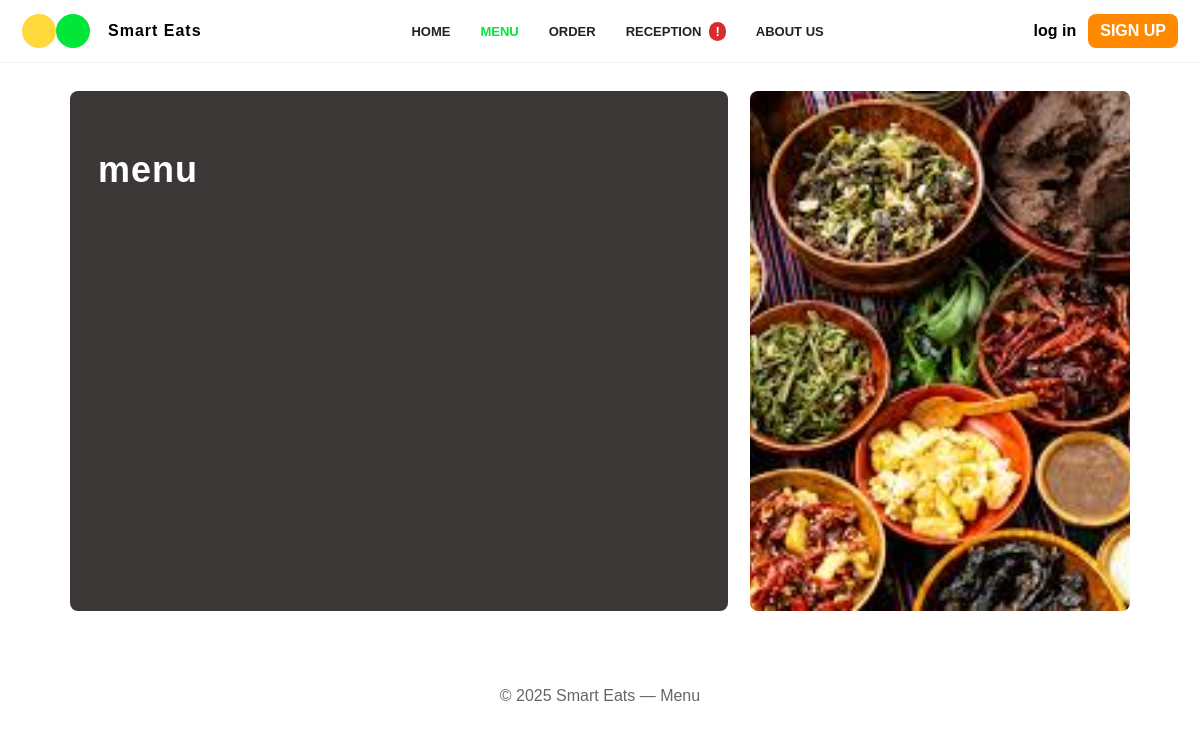
/menu/, run on an earlier commit of the app's database.
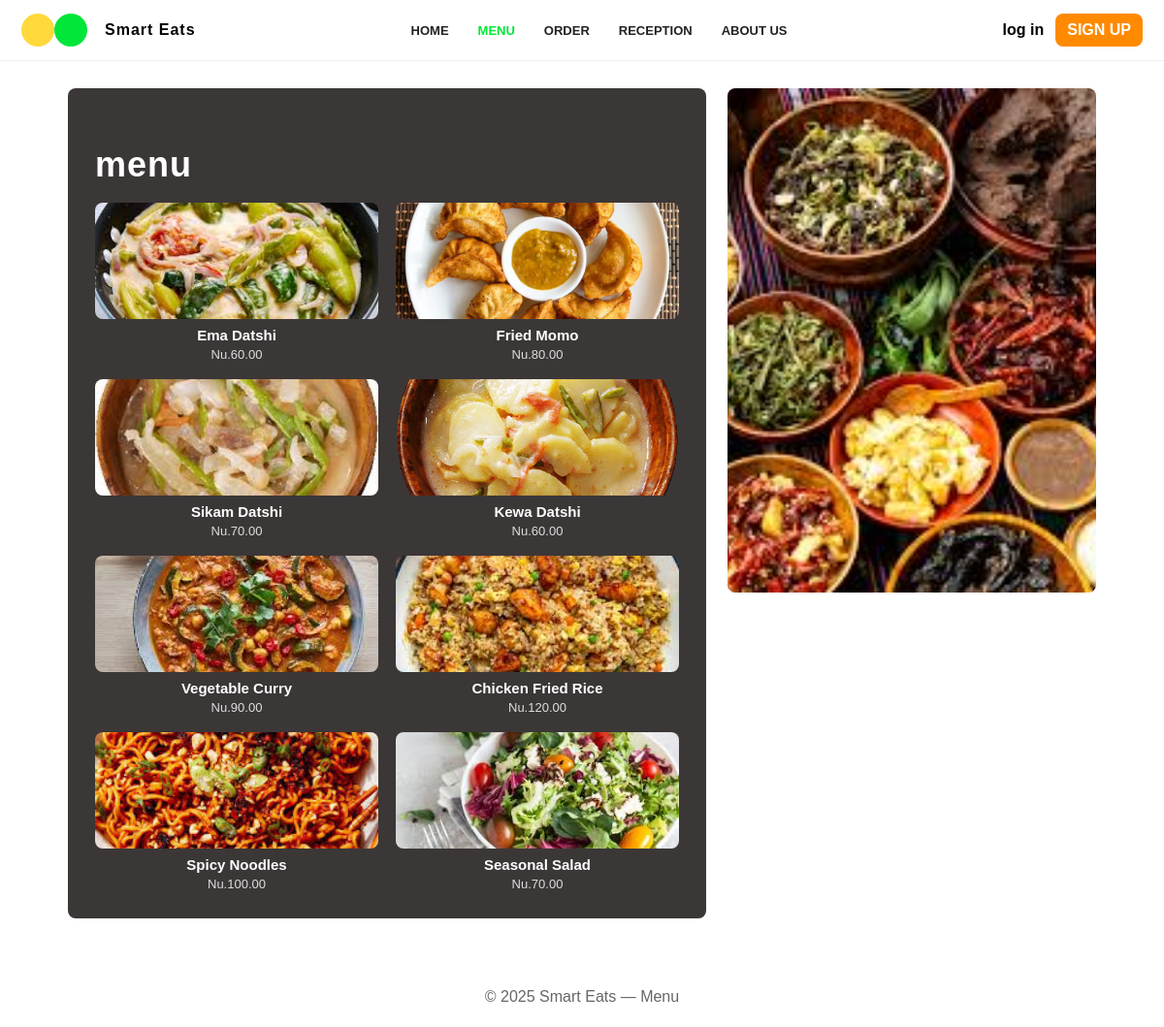
And on a later commit of the database.
### ourproject/models.py (models this page shows, shortened)
class MenuItem(models.Model):
	name = models.CharField(max_length=100)
	description = models.TextField(blank=True)
	price = models.DecimalField(max_digits=6, decimal_places=2)
	image = models.ImageField(upload_to='menu_images/', blank=True, null=True)
	available = models.BooleanField(default=True)

### ourproject/views.py (the view)
# urls.py: path('menu/', views.menu, name='menu'),
def menu(request):
    menu_items = MenuItem.objects.filter(available=True)
    image_map = {
        'Ema Datshi': 'emadatsi.jpg',
        'Fried Momo': 'fried momo.avif',
        'Sikam Datshi': 'sikam datsi.jpg',
        'Kewa Datshi': 'kewa datsi.png',
        'Vegetable Curry': 'vegetablecurry.jpg',
        'Chicken Fried Rice': 'chicken.jpg',
        'Spicy Noodles': 'spicy.jpg',
        'Seasonal Salad': 'salad.jpg',
    }
    for item in menu_items:
        item.image_url = image_map.get(item.name, 'default.jpg')
    return render(request, 'menu.html', {'menu_items': menu_items})

### ourproject/context_processors.py (called while the page is built)
def reception_flag(request):
    try:
        has_received = Order.objects.filter(status='received').exists()
    except Exception:
        has_received = False
    return {'reception_has_received': has_received}

### ourproject/templates/menu.html (shortened to what this page needs)
{% load static %}
<!doctype html>
<html lang="en">
<head>
  <link rel="stylesheet" href="{% static 'styles/styles.css' %}">
</head>
<body>
  <header class="header">
    <div class="logo-wrap">
      <div class="logo-circle yellow"></div>
      <div class="logo-circle green"></div>
      <div class="site-title">Smart Eats</div>
    </div>
    <nav class="nav">
      <a href="/">HOME</a>
      <a href="/menu/" class="active">MENU</a>
      <a href="/order/">ORDER</a>
      <a href="/reception/">RECEPTION{% if reception_has_received %}<span style="color:#fff; background:#d32f2f; padding:2px 6px; border-radius:10px; margin-left:8px">!</span>{% endif %}</a>
      <a href="/aboutus/">ABOUT US</a>
    </nav>
    <div class="auth">
      <a href="/login/">log in</a>
      <a class="btn-sign" href="/accounts/">SIGN UP</a>
    </div>
  </header>
  <div class="container menu-page">
    <div class="menu-grid">
      <div class="menu-left">
        <h2 class="menu-title">menu</h2>
        <div class="menu-items">
          {% for item in menu_items %}
          <div class="menu-card" title="{{ item.name }}">
            <img src="{% static 'images/'|add:item.image_url %}" alt="{{ item.name }}">
            <h4>{{ item.name }}</h4>
            <div class="price">Nu.{{ item.price }}</div>
          </div>
          {% endfor %}
        </div>
      </div>
      <div class="menu-right">
        <img src="{% static 'images/bhutan.jpg' %}" alt="Hero food">
      </div>
    </div>
  </div>
  <footer class="footer">
    © 2025 Smart Eats — Menu
  </footer>
</body>
</html>

### ourproject/static/styles/styles.css (style rules this page uses)
:root { --accent-green: #00e639; --accent-green-dark: #00c42e; --orange: #ff8a00; --dark-panel: #3b3737; --muted: #f7f3f3; --nav-text: #222; --rounded-pill: 28px; --max-width: 1100px; }
* { box-sizing: border-box }
html, body { height: 100%; margin: 0; padding: 0; font-family: "Poppins", Arial, sans-serif; -webkit-font-smoothing: antialiased }
a { color: inherit; text-decoration: none }
.header { display: flex; align-items: center; justify-content: space-between; padding: 14px 22px; border-bottom: 1px solid rgba(0, 0, 0, 0.06); background: #fff; }
.logo-wrap { display: flex; align-items: center; gap: 8px }
.logo-circle { width: 34px; height: 34px; border-radius: 50% }
.logo-circle.yellow { background: #ffd93b }
.logo-circle.green { background: var(--accent-green); margin-left: -8px }
.site-title { font-weight: 800; margin-left: 10px; font-size: 16px; letter-spacing: 1px }
.nav { display: flex; gap: 18px; align-items: center; justify-content: center; flex: 1 }
.nav a { font-weight: 700; font-size: 13px; color: var(--nav-text); padding: 8px 6px; border-radius: 6px }
.nav a.active { color: var(--accent-green) }
.auth { display: flex; gap: 12px; align-items: center }
.auth a { font-weight: 700 }
.btn-sign { background: var(--orange); color: #fff; padding: 8px 12px; border-radius: 8px }
.container { max-width: var(--max-width); margin: 0 auto; padding: 28px 20px }
.menu-page { display: block; }
.menu-grid { display: grid; grid-template-columns: 1fr 380px; gap: 22px; align-items: start }
.menu-left { background: var(--dark-panel); color: #fff; padding: 28px; border-radius: 8px; min-height: 520px }
.menu-title { font-size: 36px; font-weight: 900; margin-bottom: 18px; letter-spacing: 1px }
.menu-items { display: grid; grid-template-columns: 1fr 1fr; gap: 18px }
.menu-card { text-align: center }
.menu-card img { width: 100%; height: 120px; object-fit: cover; border-radius: 8px; display: block; margin-bottom: 8px; transition: transform .25s ease }
.menu-card h4 { margin: 6px 0 4px; font-size: 15px; font-weight: 700 }
.menu-card .price { font-size: 13px; color: #ddd }
.menu-right img { width: 100%; height: 520px; object-fit: cover; border-radius: 8px }
.footer { padding: 22px; text-align: center; color: #666; margin-top: 22px }

What changed in the data, as far as the page shows it:
added MenuItem: shows a picture, name "Ema Datshi", price "60.00"
added MenuItem: shows a picture, name "Fried Momo", price "80.00"
added MenuItem: shows a picture, name "Sikam Datshi", price "70.00"
added MenuItem: shows a picture, name "Kewa Datshi", price "60.00"
added MenuItem: shows a picture, name "Vegetable Curry", price "90.00"
added MenuItem: shows a picture, name "Chicken Fried Rice", price "120.00"
added MenuItem: shows a picture, name "Spicy Noodles", price "100.00"
added MenuItem: shows a picture, name "Seasonal Salad", price "70.00"
